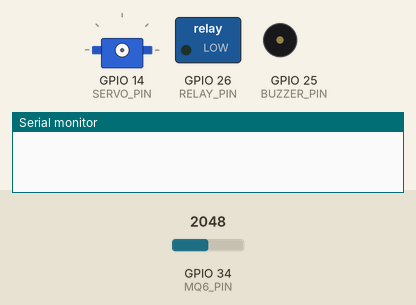
The sketch below on a simulated ESP32. Parts: servo, switched loads named in the sketch (green lamp = pin HIGH), buzzer (waves = sounding, pin HIGH), the last lines printed to the serial monitor. Inputs (shaded band) come from the test bench; at power-on: GPIO 34 (MQ6_PIN) = 2048. WiFi joins after 1.5 s; servers stay silent unless stated; uploads are accepted with an empty reply.

Above: at 0.0 s.
At 1.1 s:
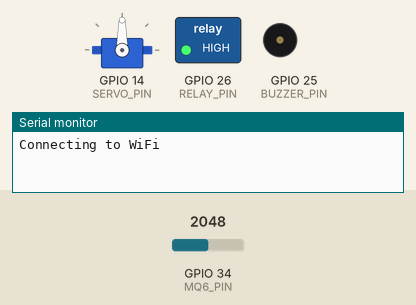
At 22.6 s:
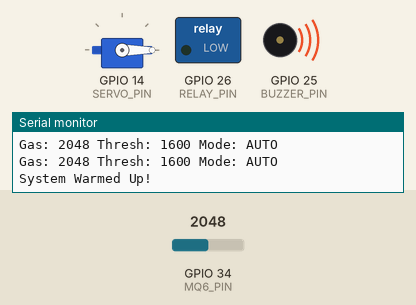
Timing chart, 0 to 24.1 s (numbered marks = the images above):
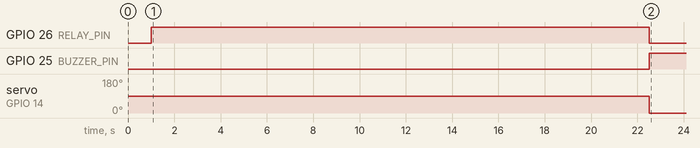

The sketch:

GasLeakDetection_Final.ino
```cpp
#include <WiFi.h>
#include <WiFiClientSecure.h>
#include <HTTPClient.h>
#include <ArduinoJson.h>
#include <ESP32Servo.h>

// -----------------------------------------------------------------------------
// SMART GAS SYSTEM - FINAL ROBUST VERSION
// -----------------------------------------------------------------------------

// ---------- WiFi Credentials ----------
const char* WIFI_SSID = "Mital";
const char* WIFI_PASSWORD = "12346789";

// ---------- Firebase Configuration ----------
const String FIREBASE_DB_URL = "https://smartgas-c6396-default-rtdb.firebaseio.com/";
const String FIREBASE_AUTH = "fJV8LMi0I28bvVdYShi8iROpz9nFPXjM8CYNHINs";

// ---------- Pin Definitions ----------
static const int MQ6_PIN = 34;   // MQ6 Analog Input (ADC1)
static const int BUZZER_PIN = 25;
static const int RELAY_PIN = 26;  // Exhaust Fan Relay
static const int SERVO_PIN = 14;  // Gas Valve Servo

// Relay Logic (Change to false if your relay is active HIGH)
static const bool RELAY_ACTIVE_LOW = true;

// Servo Angles (Adjust to match your physical setup)
static const int SERVO_OPEN = 90;
static const int SERVO_CLOSED = 0;

// ---------- Constants ----------
const unsigned long WARMUP_TIME_MS = 20000; // 20s warmup
const unsigned long TELEMETRY_INTERVAL_MS = 1500;
const unsigned long FETCH_INTERVAL_MS = 2000;

// ---------- Runtime Variables ----------
Servo myServo;
int gasValue = 0;
int gasThreshold = 1600;
String systemMode = "AUTO"; // "AUTO" or "MANUAL"

// Actuator States
bool fanActive = false;
bool buzzerActive = false;
bool servoClosed = false;

// Latches for safety logic
bool gasDetected = false;
bool systemWarmedUp = false;
unsigned long startTime = 0;
unsigned long lastTelemetryMs = 0;
unsigned long lastFetchMs = 0;

// ---------- Firebase Helpers ----------
String makeUrl(const String& path) {
  String url = FIREBASE_DB_URL + path + ".json?auth=" + FIREBASE_AUTH;
  return url;
}

bool firebaseSet(const String& path, const String& json) {
  WiFiClientSecure client;
  client.setInsecure();
  HTTPClient http;
  http.begin(client, makeUrl(path));
  http.addHeader("Content-Type", "application/json");
  int code = http.PUT(json);
  http.end();
  return (code >= 200 && code < 300);
}

String firebaseGet(const String& path) {
  WiFiClientSecure client;
  client.setInsecure();
  HTTPClient http;
  http.begin(client, makeUrl(path));
  int code = http.GET();
  String body = (code == 200) ? http.getString() : "";
  http.end();
  return body;
}

// ---------- Logic Functions ----------
void connectWiFi() {
  if (WiFi.status() == WL_CONNECTED) return;

  Serial.print("Connecting to WiFi");
  WiFi.begin(WIFI_SSID, WIFI_PASSWORD);
  int retry = 0;
  while (WiFi.status() != WL_CONNECTED && retry < 25) {
    delay(500);
    Serial.print(".");
    retry++;
  }
  Serial.println("\nWiFi Status: " + String(WiFi.status() == WL_CONNECTED ? "CONNECTED" : "FAILED"));
}

void applyOutputs() {
  // Relay
  digitalWrite(RELAY_PIN, RELAY_ACTIVE_LOW ? (fanActive ? LOW : HIGH) : (fanActive ? HIGH : LOW));
  // Buzzer
  digitalWrite(BUZZER_PIN, buzzerActive ? HIGH : LOW);
  // Servo
  myServo.write(servoClosed ? SERVO_CLOSED : SERVO_OPEN);
}

void syncWithCloud() {
  // 1. Fetch Mode and Threshold
  String modeBody = firebaseGet("/settings/mode");
  if (modeBody != "" && modeBody != "null") {
    modeBody.replace("\"", "");
    systemMode = modeBody;
  }

  String threshBody = firebaseGet("/settings/threshold");
  if (threshBody != "" && threshBody != "null") {
    gasThreshold = threshBody.toInt();
  }

  // 2. Fetch Manual Overrides if in MANUAL mode
  if (systemMode == "MANUAL") {
    String controlBody = firebaseGet("/controls");
    if (controlBody != "" && controlBody != "null") {
      StaticJsonDocument<256> doc;
      deserializeJson(doc, controlBody);
      // Only allow manual control if no danger
      if (!gasDetected) {
        fanActive = doc["fan"] | false;
        buzzerActive = doc["buzzer"] | false;
        servoClosed = doc["servo"] | false;
      }
    }
  }

  // 3. Check for Resets (if app uses specialized reset flags)
  String resetAllBody = firebaseGet("/controls/resetAll");
  if (resetAllBody == "true") {
    if (!gasDetected) {
      fanActive = false;
      buzzerActive = false;
      servoClosed = false;
      firebaseSet("/controls/resetAll", "false");
    }
  }
}

void publishTelemetry() {
  StaticJsonDocument<512> doc;
  doc["gasLevel"] = gasValue;
  doc["threshold"] = gasThreshold;
  doc["gasDetected"] = gasDetected;
  doc["sensorWarmedUp"] = systemWarmedUp;
  doc["fanOn"] = fanActive;
  doc["buzzerOn"] = buzzerActive;
  doc["servoAt90"] = (servoClosed && SERVO_CLOSED == 90) || (!servoClosed && SERVO_OPEN == 90);
  doc["servoClosed"] = servoClosed;
  doc["mode"] = systemMode;

  String status = "NORMAL";
  if (!systemWarmedUp) status = "WARMING_UP";
  else if (gasDetected) status = "GAS_DETECTED";
  else if (fanActive || servoClosed) status = "MANUAL_OVERRIDE";

  doc["status"] = status;
  doc["lastUpdated"] = millis();

  String payload;
  serializeJson(doc, payload);
  firebaseSet("/device", payload);
}

// ---------- Main Setup & Loop ----------
void setup() {
  Serial.begin(115200);
  delay(1000);

  pinMode(MQ6_PIN, INPUT);
  pinMode(BUZZER_PIN, OUTPUT);
  pinMode(RELAY_PIN, OUTPUT);

  // Set Safe Initial States
  digitalWrite(BUZZER_PIN, LOW);
  digitalWrite(RELAY_PIN, RELAY_ACTIVE_LOW ? HIGH : LOW);

  myServo.attach(SERVO_PIN);
  myServo.write(SERVO_OPEN);

  connectWiFi();
  startTime = millis();
}

void loop() {
  connectWiFi();
  unsigned long now = millis();

  // Warm-up logic
  if (!systemWarmedUp && (now - startTime > WARMUP_TIME_MS)) {
    systemWarmedUp = true;
    Serial.println("System Warmed Up!");
  }

  // Read Sensor
  gasValue = analogRead(MQ6_PIN);
  gasDetected = systemWarmedUp && (gasValue >= gasThreshold);

  // Core Safety Logic
  if (gasDetected) {
    // Danger State: Force Safety Mechanisms (Fan ON, Buzzer ON, Valve CLOSED)
    fanActive = true;
    buzzerActive = true;
    servoClosed = true;
  } else {
    // Safe State: Follow Mode
    if (systemMode == "AUTO") {
      fanActive = false;
      buzzerActive = false;
      servoClosed = false;
    }
    // If Mode is MANUAL, states are updated via syncWithCloud()
  }

  applyOutputs();

  // Periodic Tasks
  if (now - lastFetchMs > FETCH_INTERVAL_MS) {
    lastFetchMs = now;
    syncWithCloud();
  }

  if (now - lastTelemetryMs > TELEMETRY_INTERVAL_MS) {
    lastTelemetryMs = now;
    publishTelemetry();
    Serial.print("Gas: "); Serial.print(gasValue);
    Serial.print(" Thresh: "); Serial.print(gasThreshold);
    Serial.print(" Mode: "); Serial.println(systemMode);
  }

  delay(10);
}
```

Measured:
- by itself, GPIO 26 (RELAY_PIN): HIGH → LOW at 22.5 s
- by itself, GPIO 25 (BUZZER_PIN): LOW → HIGH at 22.5 s
- by itself, servo on GPIO 14 (SERVO_PIN): 90° → 0° at 22.5 s
